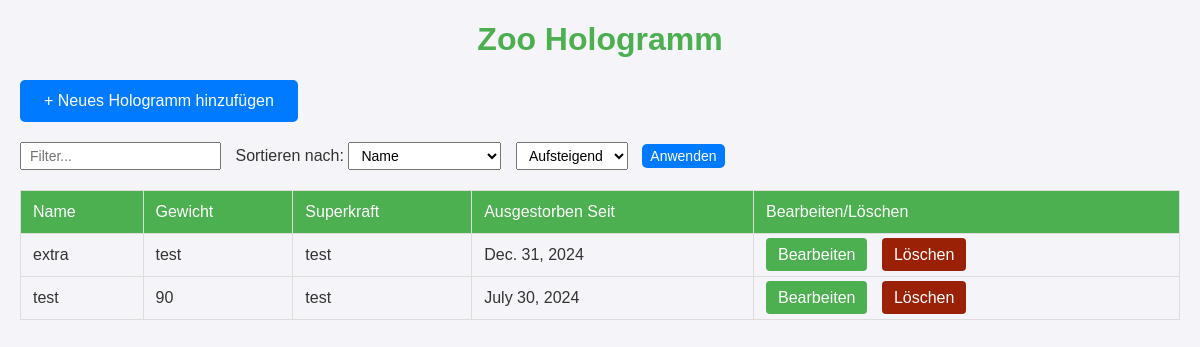
Page /zoo/ on the earlier database version.
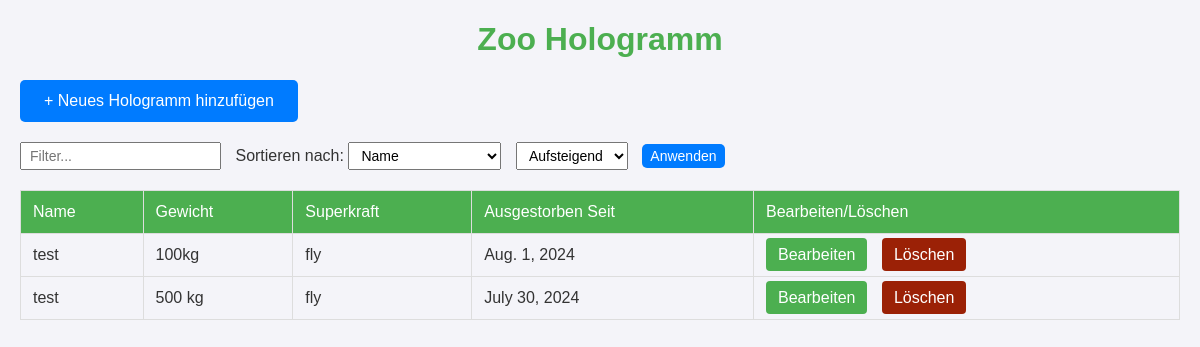
Same page on the later database version.
### zoo/models.py (models this page shows, shortened)
class Hologram(models.Model):
    name = models.CharField(max_length=100)
    gewicht = models.CharField(max_length=100)
    superkraft = models.CharField(max_length=100)
    ausgestorben_seit = models.DateField(null=True, blank=True)

### zoo/views.py (the view)
# urls.py: path('', views.index, name='index'),
def index(request):
    filter_term = request.GET.get('filter', '')
    sort_column = request.GET.get('sort', 'name')
    sort_order = request.GET.get('order', 'asc')
    if filter_term:
        holograms = Hologram.objects.filter(
            Q(name__icontains=filter_term) |
            Q(gewicht__icontains=filter_term) |
            Q(superkraft__icontains=filter_term) |
            Q(ausgestorben_seit__icontains=filter_term)
        )
    else:
        holograms = Hologram.objects.all()
    if sort_order == 'asc':
        holograms = holograms.order_by(sort_column)
    else:
        holograms = holograms.order_by(f'-{sort_column}')
    return render(request, 'index.html', {'holograms': holograms, 'filter_term': filter_term, 'sort_column': sort_column, 'sort_order': sort_order})

### zoo/templates/index.html (shortened to what this page needs)
<!DOCTYPE html>
<html lang="de">
<head>
</head>
<body>
    <h1>Zoo Hologramm</h1>
    <a href="{% url 'add_hologram' %}" class="add-button">+ Neues Hologramm hinzufügen</a>
    <form method="GET" action="{% url 'index' %}" class="filter-container">
        <input type="text" name="filter" value="{{ filter_term }}" class="filter-input" placeholder="Filter...">
        <label for="sort">Sortieren nach:</label>
        <select name="sort" class="sort-select">
            <option value="name" {% if sort_column == 'name' %}selected{% endif %}>Name</option>
        </select>
        <select name="order" class="sort-select">
            <option value="asc" {% if sort_order == 'asc' %}selected{% endif %}>Aufsteigend</option>
        </select>
        <button type="submit" class="filter-button">Anwenden</button>
    </form>
    <table>
        <thead>
            <tr>
                <th>Name</th>
                <th>Gewicht</th>
                <th>Superkraft</th>
                <th>Ausgestorben Seit</th>
                <th>Bearbeiten/Löschen</th>
            </tr>
        </thead>
        <tbody>
            {% for hologram in holograms %}
                <tr>
                    <td>{{ hologram.name }}</td>
                    <td>{{ hologram.gewicht }}</td>
                    <td>{{ hologram.superkraft }}</td>
                    <td>{{ hologram.ausgestorben_seit }}</td>
                    <td>
                        <a href="{% url 'edit_hologram' hologram.id %}" class="edit-button">Bearbeiten</a>
                        <a href="{% url 'delete_hologram' hologram.id %}" class="delete-button">Löschen</a>
                    </td>
                </tr>
            {% endfor %}
        </tbody>
    </table>
</body>
</html>

### zoo/templates/index.html (style rules this page uses)
body { font-family: Arial, sans-serif; margin: 20px; background-color: #f4f4f9; color: #333; }
h1 { text-align: center; color: #4CAF50; }
table { width: 100%; border-collapse: collapse; margin-bottom: 20px; }
th, td { border: 1px solid #ddd; padding: 12px; text-align: left; font-family: Arial, sans-serif; }
th { background-color: #4CAF50; color: white; font-weight: 500; }
td a { text-decoration: none; margin-right: 10px; padding: 8px 12px; border-radius: 4px; color: white; font-family: Arial, sans-serif; }
.edit-button { background-color: #4CAF50; }
.delete-button { background-color: #9b2106; }
.add-button { display: inline-block; padding: 12px 24px; margin-bottom: 20px; background-color: #007BFF; color: white; text-decoration: none; border-radius: 5px; transition: background-color 0.3s; }
.filter-input, .sort-select { font-size: 0.875rem; padding: 0.25rem 0.5rem; width: auto; max-width: 200px; display: inline-block; margin-right: 10px; }
.filter-container { margin-bottom: 20px; }
.filter-button { padding: 0.25rem 0.5rem; font-size: 0.875rem; background-color: #007BFF; color: white; border: none; border-radius: 5px; cursor: pointer; }

Differences in the rows shown:
removed Hologram: name "extra", gewicht "test", superkraft "test", ausgestorben_seit "Dec. 31, 2024"
removed Hologram: name "test", gewicht "90", superkraft "test", ausgestorben_seit "July 30, 2024"
added Hologram: name "test", gewicht "100kg", superkraft "fly", ausgestorben_seit "Aug. 1, 2024"
added Hologram: name "test", gewicht "500 kg", superkraft "fly", ausgestorben_seit "July 30, 2024"
